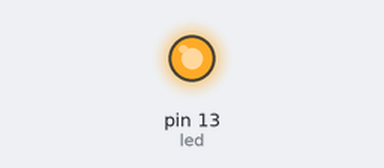
This sketch was run on a simulated Arduino Uno, built with avr-gcc and run on an emulated ATmega328P. On the bench: output pins drawn as LEDs (lit = HIGH). What the sketch prints to the serial monitor is not drawn.

Above: at 0.2 s.
At 5.5 s:
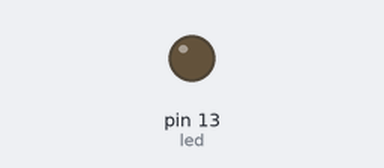
Timing chart, 0 to 13.7 s (numbered marks = the images above):
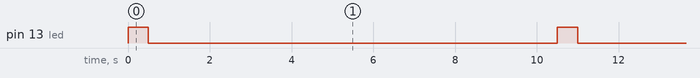

Measured:
- by itself, pin 13 (led): alternates HIGH for 0.50 s and LOW for 10.0 s

The sketch:

Flash_action.ino
```cpp
int led = 13;

void setup() {
  // initialize serial:
  Serial.begin(9600);
  pinMode(led, OUTPUT);
}

void loop() {
  // print the string when a newline arrives:
  digitalWrite(led, HIGH);   // turn the LED on (HIGH is the voltage level)
  Serial.println(1);
  delay(500);               // wait for a second
  digitalWrite(led, LOW);    // turn the LED off by making the voltage LOW
  delay(10000);               // wait for a second
}
```
